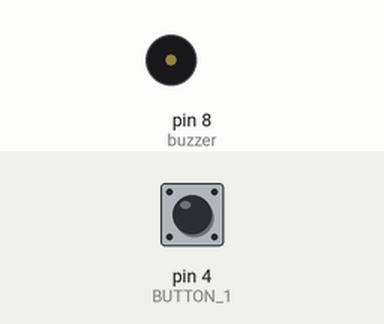
This sketch was run on a simulated Arduino Uno, built with avr-gcc and run on an emulated ATmega328P. On the bench: buzzer (waves = sounding). The test bench sets the inputs (shaded band); at power-on: pin 4 (BUTTON_1) LOW.

Above: at 1.2 s.
1.3 s: pin 4 (BUTTON_1) pulled HIGH for 0.15 s
At 1.37 s:
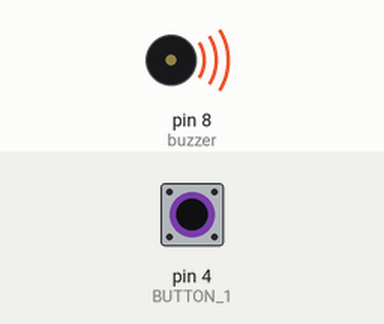
2.9 s: pin 4 (BUTTON_1) pulled HIGH for 3.2 s
At 7.5 s:
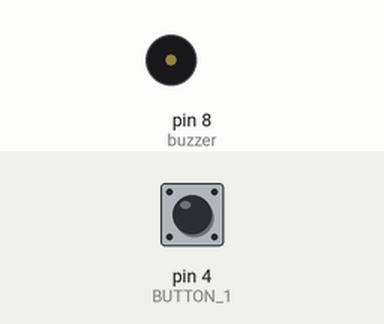
Timing chart, 0 to 9.0 s (numbered marks = the images above; inputs shaded):
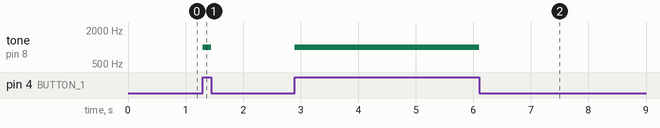

The sketch:

_5_BUZZER_PUSHBUTTON.ino
```cpp
/*
ARDUINO TRAINING
CREATE BY : MUHAMMAD SHAHKHIR BIN MOZAMIR

 TITLE: BUZZER AND PUSH BUTTON
*/

int buzzer=8;
int BUTTON_1=4;

void setup() {
 // put your setup code here, to run once:
 // Buzzer
pinMode(8,OUTPUT);
//pushbutton
pinMode(BUTTON_1,INPUT);
}

void loop() {

if(digitalRead(BUTTON_1)== HIGH)
{
    tone(buzzer,1000);
   // delay(1000);


  }
else
{
  noTone(buzzer);
  //tone(buzzer,1000);
 }


  }


/*
 *TEST STATUS :
 */
```

Measured:
- after the input at 1.3 s, tone on pin 8 (buzzer): silent → 1000 Hz at once, → silent 0.15 s later
- after the input at 2.9 s, tone on pin 8 (buzzer): silent → 1000 Hz at once, → silent 3.2 s later
